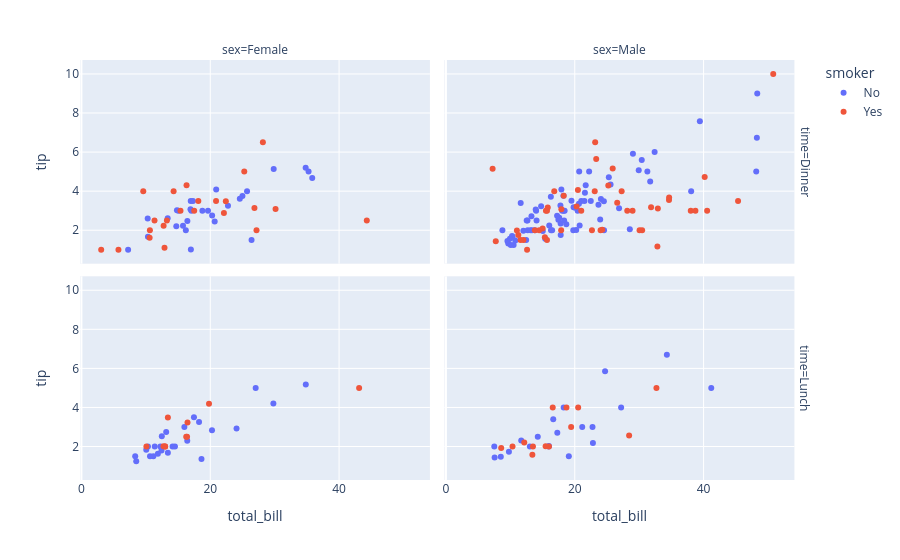

Notebook code for this chart:
### Code cell
# Factting
df2 = px.data.tips()
fig = px.scatter(df2, x="total_bill", y="tip", color="smoker", facet_col="sex", facet_row="time")
fig.show()

### Figure 1 — Plotly figure (JSON) as saved in the notebook; plotly's stock layout.template omitted (floating-point values rounded to 4 significant figures)
{"data": [{"hovertemplate": "smoker=No<br>time=Dinner<br>sex=Female<br>total_bill=%{x}<br>tip=%{y}<extra></extra>", "legendgroup": "No", "marker": {"color": "#636efa", "symbol": "circle"}, "mode": "markers", "name": "No", "orientation": "v", "showlegend": true, "type": "scatter", "x": [16.99, 24.59, 35.26, 14.83, 10.33, 16.97, 20.29, 15.77, 19.65, 15.06, 20.69, 16.93, 10.29, 34.81, 26.41, 16.45, 17.07, 14.73, 22.75, 20.92, 7.25, 25.71, 17.31, 29.85, 25.0, 13.39, 16.21, 35.83, 18.78], "xaxis": "x3", "y": [1.01, 3.61, 5.0, 3.02, 1.67, 3.5, 2.75, 2.23, 3.0, 3.0, 2.45, 3.07, 2.6, 5.2, 1.5, 2.47, 3.0, 2.2, 3.25, 4.08, 1.0, 4.0, 3.5, 5.14, 3.75, 2.61, 2.0, 4.67, 3.0], "yaxis": "y3"}, {"hovertemplate": "smoker=No<br>time=Dinner<br>sex=Male<br>total_bill=%{x}<br>tip=%{y}<extra></extra>", "legendgroup": "No", "marker": {"color": "#636efa", "symbol": "circle"}, "mode": "markers", "name": "No", "orientation": "v", "showlegend": false, "type": "scatter", "x": [10.34, 21.01, 23.68, 25.29, 8.77, 26.88, 15.04, 14.78, 10.27, 15.42, 18.43, 21.58, 16.29, 20.65, 17.92, 39.42, 19.82, 17.81, 13.37, 12.69, 21.7, 9.55, 18.35, 17.78, 24.06, 16.31, 18.69, 31.27, 16.04, 17.46, 13.94, 9.68, 30.4, 18.29, 22.23, 32.4, 28.55, 18.04, 12.54, 9.94, 25.56, 19.49, 48.27, 17.59, 20.08, 20.23, 12.02, 10.51, 22.49, 12.46, 18.24, 14.0, 38.07, 23.95, 29.93, 14.07, 13.13, 17.26, 24.55, 19.77, 48.17, 16.49, 21.5, 12.66, 13.81, 24.52, 20.76, 31.71, 20.69, 48.33, 20.45, 13.28, 11.61, 10.77, 10.07, 29.03, 17.82], "xaxis": "x4", "y": [1.66, 3.5, 3.31, 4.71, 2.0, 3.12, 1.96, 3.23, 1.71, 1.57, 3.0, 3.92, 3.71, 3.35, 4.08, 7.58, 3.18, 2.34, 2.0, 2.0, 4.3, 1.45, 2.5, 3.27, 3.6, 2.0, 2.31, 5.0, 2.24, 2.54, 3.06, 1.32, 5.6, 3.0, 5.0, 6.0, 2.05, 3.0, 2.5, 1.56, 4.34, 3.51, 6.73, 2.64, 3.15, 2.01, 1.97, 1.25, 3.5, 1.5, 3.76, 3.0, 4.0, 2.55, 5.07, 2.5, 2.0, 2.74, 2.0, 2.0, 5.0, 2.0, 3.5, 2.5, 2.0, 3.48, 2.24, 4.5, 5.0, 9.0, 3.0, 2.72, 3.39, 1.47, 1.25, 5.92, 1.75], "yaxis": "y4"}, {"hovertemplate": "smoker=No<br>time=Lunch<br>sex=Female<br>total_bill=%{x}<br>tip=%{y}<extra></extra>", "legendgroup": "No", "marker": {"color": "#636efa", "symbol": "circle"}, "mode": "markers", "name": "No", "orientation": "v", "showlegend": false, "type": "scatter", "x": [10.07, 34.83, 10.65, 12.43, 24.08, 13.42, 12.48, 29.8, 14.52, 11.38, 20.27, 11.17, 12.26, 18.26, 8.51, 10.33, 14.15, 13.16, 17.47, 27.05, 16.43, 8.35, 18.64, 11.87, 15.98], "xaxis": "x", "y": [1.83, 5.17, 1.5, 1.8, 2.92, 1.68, 2.52, 4.2, 2.0, 2.0, 2.83, 1.5, 2.0, 3.25, 1.25, 2.0, 2.0, 2.75, 3.5, 5.0, 2.3, 1.5, 1.36, 1.63, 3.0], "yaxis": "y"}, {"hovertemplate": "smoker=No<br>time=Lunch<br>sex=Male<br>total_bill=%{x}<br>tip=%{y}<extra></extra>", "legendgroup": "No", "marker": {"color": "#636efa", "symbol": "circle"}, "mode": "markers", "name": "No", "orientation": "v", "showlegend": false, "type": "scatter", "x": [27.2, 22.76, 17.29, 16.66, 15.98, 13.03, 18.28, 24.71, 21.16, 11.69, 14.26, 15.95, 8.52, 22.82, 19.08, 34.3, 41.19, 9.78, 7.51, 7.56], "xaxis": "x2", "y": [4.0, 3.0, 2.71, 3.4, 2.03, 2.0, 4.0, 5.85, 3.0, 2.31, 2.5, 2.0, 1.48, 2.18, 1.5, 6.7, 5.0, 1.73, 2.0, 1.44], "yaxis": "y2"}, {"hovertemplate": "smoker=Yes<br>time=Dinner<br>sex=Female<br>total_bill=%{x}<br>tip=%{y}<extra></extra>", "legendgroup": "Yes", "marker": {"color": "#EF553B", "symbol": "circle"}, "mode": "markers", "name": "Yes", "orientation": "v", "showlegend": true, "type": "scatter", "x": [3.07, 26.86, 25.28, 5.75, 16.32, 11.35, 15.38, 44.3, 22.42, 14.31, 17.51, 10.59, 10.63, 9.6, 20.9, 18.15, 12.76, 13.27, 28.17, 12.9, 30.14, 22.12, 27.18], "xaxis": "x3", "y": [1.0, 3.14, 5.0, 1.0, 4.3, 2.5, 3.0, 2.5, 3.48, 4.0, 3.0, 1.61, 2.0, 4.0, 3.5, 3.5, 2.23, 2.5, 6.5, 1.1, 3.09, 2.88, 2.0], "yaxis": "y3"}, {"hovertemplate": "smoker=Yes<br>time=Dinner<br>sex=Male<br>total_bill=%{x}<br>tip=%{y}<extra></extra>", "legendgroup": "Yes", "marker": {"color": "#EF553B", "symbol": "circle"}, "mode": "markers", "name": "Yes", "orientation": "v", "showlegend": false, "type": "scatter", "x": [38.01, 11.24, 20.29, 13.81, 11.02, 18.29, 15.01, 17.92, 28.97, 40.17, 27.28, 12.03, 21.01, 15.36, 20.49, 25.21, 50.81, 15.81, 7.25, 31.85, 16.82, 32.9, 17.89, 14.48, 34.63, 34.65, 23.33, 45.35, 23.17, 40.55, 30.46, 23.1, 15.69, 26.59, 38.73, 24.27, 30.06, 25.89, 28.15, 11.59, 7.74, 24.01, 15.69, 15.53, 12.6, 32.83, 22.67], "xaxis": "x4", "y": [3.0, 1.76, 3.21, 2.0, 1.98, 3.76, 2.09, 3.08, 3.0, 4.73, 4.0, 1.5, 3.0, 1.64, 4.06, 4.29, 10.0, 3.16, 5.15, 3.18, 4.0, 3.11, 2.0, 2.0, 3.55, 3.68, 5.65, 3.5, 6.5, 3.0, 2.0, 4.0, 1.5, 3.41, 3.0, 2.03, 2.0, 5.16, 3.0, 1.5, 1.44, 2.0, 3.0, 3.0, 1.0, 1.17, 2.0], "yaxis": "y4"}, {"hovertemplate": "smoker=Yes<br>time=Lunch<br>sex=Female<br>total_bill=%{x}<br>tip=%{y}<extra></extra>", "legendgroup": "Yes", "marker": {"color": "#EF553B", "symbol": "circle"}, "mode": "markers", "name": "Yes", "orientation": "v", "showlegend": false, "type": "scatter", "x": [19.81, 43.11, 13.0, 12.74, 13.0, 16.4, 16.47, 13.42, 16.27, 10.09], "xaxis": "x", "y": [4.19, 5.0, 2.0, 2.01, 2.0, 2.5, 3.23, 3.48, 2.5, 2.0], "yaxis": "y"}, {"hovertemplate": "smoker=Yes<br>time=Lunch<br>sex=Male<br>total_bill=%{x}<br>tip=%{y}<extra></extra>", "legendgroup": "Yes", "marker": {"color": "#EF553B", "symbol": "circle"}, "mode": "markers", "name": "Yes", "orientation": "v", "showlegend": false, "type": "scatter", "x": [19.44, 32.68, 16.0, 28.44, 15.48, 16.58, 10.34, 13.51, 18.71, 20.53, 12.16, 8.58, 13.42], "xaxis": "x2", "y": [3.0, 5.0, 2.0, 2.56, 2.02, 4.0, 2.0, 2.0, 4.0, 4.0, 2.2, 1.92, 1.58], "yaxis": "y2"}], "layout": {"annotations": [{"font": {}, "showarrow": false, "text": "sex=Female", "x": 0.24, "xanchor": "center", "xref": "paper", "y": 1, "yanchor": "bottom", "yref": "paper"}, {"font": {}, "showarrow": false, "text": "sex=Male", "x": 0.74, "xanchor": "center", "xref": "paper", "y": 1, "yanchor": "bottom", "yref": "paper"}, {"font": {}, "showarrow": false, "text": "time=Lunch", "textangle": 90, "x": 0.98, "xanchor": "left", "xref": "paper", "y": 0.2425, "yanchor": "middle", "yref": "paper"}, {"font": {}, "showarrow": false, "text": "time=Dinner", "textangle": 90, "x": 0.98, "xanchor": "left", "xref": "paper", "y": 0.7575, "yanchor": "middle", "yref": "paper"}], "legend": {"title": {"text": "smoker"}, "tracegroupgap": 0}, "margin": {"t": 60}, "xaxis": {"anchor": "y", "domain": [0, 0.48], "title": {"text": "total_bill"}}, "xaxis2": {"anchor": "y2", "domain": [0.5, 0.98], "matches": "x", "title": {"text": "total_bill"}}, "xaxis3": {"anchor": "y3", "domain": [0, 0.48], "matches": "x", "showticklabels": false}, "xaxis4": {"anchor": "y4", "domain": [0.5, 0.98], "matches": "x", "showticklabels": false}, "yaxis": {"anchor": "x", "domain": [0, 0.485], "title": {"text": "tip"}}, "yaxis2": {"anchor": "x2", "domain": [0, 0.485], "matches": "y", "showticklabels": false}, "yaxis3": {"anchor": "x3", "domain": [0.515, 1], "matches": "y", "title": {"text": "tip"}}, "yaxis4": {"anchor": "x4", "domain": [0.515, 1], "matches": "y", "showticklabels": false}}}
